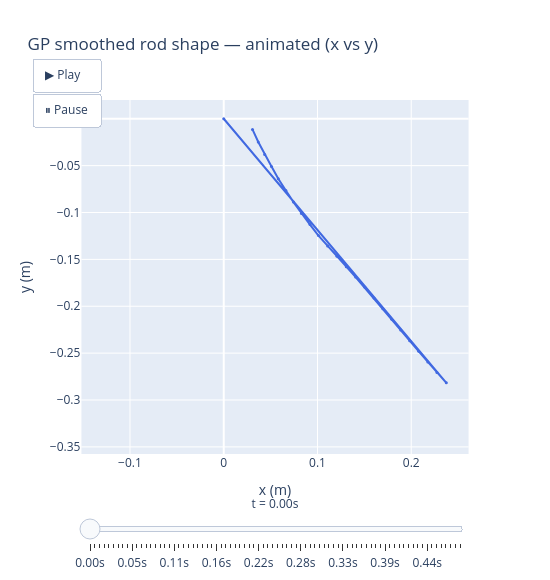
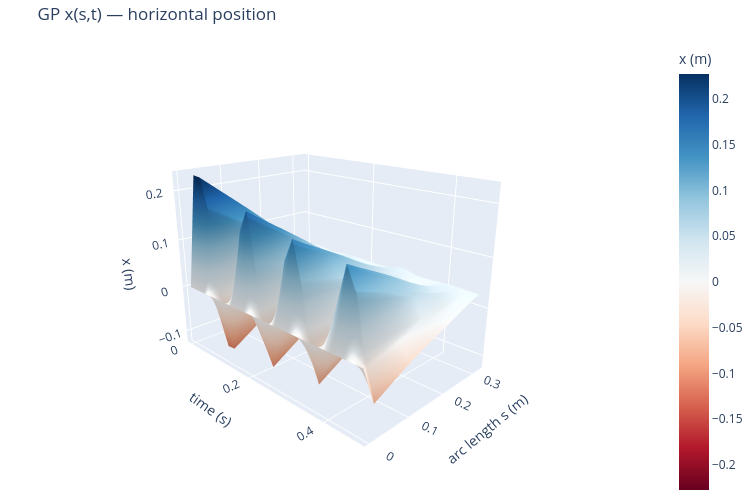
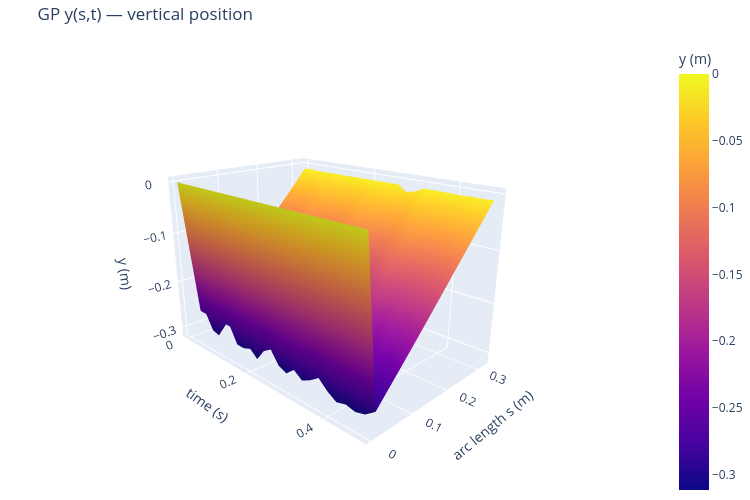

Notebook code cell kept with these figures, in order:
### Code cell
import plotly.graph_objects as go

# ── 1. Animated rod shape: physical x vs y at each frame ─────────────────
_anim_idx = np.linspace(0, n_frames - 1, 80, dtype=int)

print(f'Visualization summary:')
print(f'  Animation : {len(_anim_idx)} frames × {N_TRAIN_PTS} nodes = {len(_anim_idx)*N_TRAIN_PTS} points')

frames = []
for _i in _anim_idx:
    frames.append(go.Frame(
        data=[go.Scatter(x=x_gp_all[_i], y=y_gp_all[_i],
                         mode='lines+markers',
                         line=dict(color='royalblue', width=2),
                         marker=dict(size=3, color='royalblue'))],
        name=str(_i),
        layout=go.Layout(title_text=f'GP rod shape — t = {t_raw[_i]:.2f} s')
    ))

_x_range = [x_gp_all.min() * 1.1, x_gp_all.max() * 1.1]
_y_range = [y_gp_all.min() * 1.1, 0.02]

fig_anim = go.Figure(
    data=[go.Scatter(x=x_gp_all[0], y=y_gp_all[0],
                     mode='lines+markers',
                     line=dict(color='royalblue', width=2),
                     marker=dict(size=3))],
    layout=go.Layout(
        title='GP smoothed rod shape — animated (x vs y)',
        xaxis=dict(title='x (m)', range=_x_range, constrain='domain'),
        yaxis=dict(title='y (m)', range=_y_range, scaleanchor='x', scaleratio=1),
        updatemenus=[dict(
            type='buttons', showactive=False, y=1.12, x=0.05,
            buttons=[
                dict(label='▶ Play', method='animate',
                     args=[None, dict(frame=dict(duration=30, redraw=True),
                                      fromcurrent=True, mode='immediate')]),
                dict(label='⏸ Pause', method='animate',
                     args=[[None], dict(frame=dict(duration=0), mode='immediate')])
            ])],
        sliders=[dict(
            steps=[dict(args=[[f.name], dict(frame=dict(duration=0), mode='immediate')],
                        method='animate',
                        label=f'{t_raw[int(f.name)]:.2f}s') for f in frames],
            x=0.0, len=1.0, y=-0.05,
            currentvalue=dict(prefix='t = ', visible=True, xanchor='center'))],
        width=550, height=580
    ),
    frames=frames
)
fig_anim.show()

# ── 2. x(s,t) and y(s,t) surfaces with proper 1D axes ───────────────────
_stride    = 4
_fr        = np.arange(0, n_frames, _stride)
_node_step = 2
_nodes     = np.arange(0, N_TRAIN_PTS, _node_step)
_t_ax      = t_raw[_fr]                           # 1D (n_t,)
_s_ax      = np.linspace(0, L0, len(_nodes))      # 1D (n_s,)
_X         = x_gp_all[_fr, :][:, _nodes].T        # (n_s, n_t)
_Y         = y_gp_all[_fr, :][:, _nodes].T        # (n_s, n_t)

print(f'  x(s,t) surface: {len(_fr)} time pts (stride={_stride}) × '
      f'{len(_nodes)} spatial nodes (stride={_node_step}) = {_X.size} points')
print(f'  y(s,t) surface: same grid = {_Y.size} points')

for Z, cs, lbl, title in [
    (_X, 'RdBu',   'x (m)', 'GP x(s,t) — horizontal position'),
    (_Y, 'plasma', 'y (m)', 'GP y(s,t) — vertical position'),
]:
    kw = dict(cmid=0) if cs == 'RdBu' else {}
    fig = go.Figure(go.Surface(
        x=_t_ax, y=_s_ax, z=Z,
        colorscale=cs, colorbar=dict(title=lbl), **kw
    ))
    fig.update_layout(
        title=title,
        scene=dict(
            xaxis_title='time (s)',
            yaxis_title='arc length s (m)',
            zaxis_title=lbl,
            camera=dict(eye=dict(x=1.8, y=-1.8, z=0.9))
        ),
        width=750, height=500, margin=dict(l=0, r=0, t=40, b=0)
    )
    fig.show()

### Figure 1 — Plotly figure (JSON) as saved in the notebook; plotly's stock layout.template omitted (floating-point values rounded to 4 significant figures)
{"data": [{"line": {"color": "royalblue", "width": 2}, "marker": {"size": 3}, "mode": "lines+markers", "type": "scatter", "x": [0.0, 0.2374, 0.2274, 0.2177, 0.208, 0.1984, 0.1888, 0.1792, 0.1697, 0.1603, 0.1506, 0.1407, 0.1307, 0.1208, 0.1108, 0.1011, 0.09198, 0.08289, 0.07439, 0.06626, 0.05821, 0.05094, 0.04368, 0.03683, 0.03065], "y": [0.0, -0.2817, -0.2707, -0.2594, -0.2481, -0.2368, -0.2254, -0.214, -0.2026, -0.1911, -0.1799, -0.1688, -0.1578, -0.1468, -0.1358, -0.1246, -0.1128, -0.1011, -0.08891, -0.07647, -0.06399, -0.05103, -0.03806, -0.02481, -0.01133]}], "layout": {"height": 580, "sliders": [{"currentvalue": {"prefix": "t = ", "visible": true, "xanchor": "center"}, "len": 1, "steps": [{"args": [["0"], {"frame": {"duration": 0}, "mode": "immediate"}], "label": "0.00s", "method": "animate"}, {"args": [["1"], {"frame": {"duration": 0}, "mode": "immediate"}], "label": "0.01s", "method": "animate"}, {"args": [["2"], {"frame": {"duration": 0}, "mode": "immediate"}], "label": "0.01s", "method": "animate"}, {"args": [["3"], {"frame": {"duration": 0}, "mode": "immediate"}], "label": "0.02s", "method": "animate"}, {"args": [["4"], {"frame": {"duration": 0}, "mode": "immediate"}], "label": "0.02s", "method": "animate"}, {"args": [["6"], {"frame": {"duration": 0}, "mode": "immediate"}], "label": "0.03s", "method": "animate"}, {"args": [["7"], {"frame": {"duration": 0}, "mode": "immediate"}], "label": "0.04s", "method": "animate"}, {"args": [["8"], {"frame": {"duration": 0}, "mode": "immediate"}], "label": "0.04s", "method": "animate"}, {"args": [["9"], {"frame": {"duration": 0}, "mode": "immediate"}], "label": "0.05s", "method": "animate"}, {"args": [["10"], {"frame": {"duration": 0}, "mode": "immediate"}], "label": "0.05s", "method": "animate"}, {"args": [["12"], {"frame": {"duration": 0}, "mode": "immediate"}], "label": "0.06s", "method": "animate"}, {"args": [["13"], {"frame": {"duration": 0}, "mode": "immediate"}], "label": "0.07s", "method": "animate"}, {"args": [["14"], {"frame": {"duration": 0}, "mode": "immediate"}], "label": "0.07s", "method": "animate"}, {"args": [["15"], {"frame": {"duration": 0}, "mode": "immediate"}], "label": "0.08s", "method": "animate"}, {"args": [["16"], {"frame": {"duration": 0}, "mode": "immediate"}], "label": "0.08s", "method": "animate"}, {"args": [["18"], {"frame": {"duration": 0}, "mode": "immediate"}], "label": "0.09s", "method": "animate"}, {"args": [["19"], {"frame": {"duration": 0}, "mode": "immediate"}], "label": "0.10s", "method": "animate"}, {"args": [["20"], {"frame": {"duration": 0}, "mode": "immediate"}], "label": "0.10s", "method": "animate"}, {"args": [["21"], {"frame": {"duration": 0}, "mode": "immediate"}], "label": "0.11s", "method": "animate"}, {"args": [["22"], {"frame": {"duration": 0}, "mode": "immediate"}], "label": "0.11s", "method": "animate"}, {"args": [["24"], {"frame": {"duration": 0}, "mode": "immediate"}], "label": "0.12s", "method": "animate"}, {"args": [["25"], {"frame": {"duration": 0}, "mode": "immediate"}], "label": "0.13s", "method": "animate"}, {"args": [["26"], {"frame": {"duration": 0}, "mode": "immediate"}], "label": "0.13s", "method": "animate"}, {"args": [["27"], {"frame": {"duration": 0}, "mode": "immediate"}], "label": "0.14s", "method": "animate"}, {"args": [["28"], {"frame": {"duration": 0}, "mode": "immediate"}], "label": "0.14s", "method": "animate"}, {"args": [["30"], {"frame": {"duration": 0}, "mode": "immediate"}], "label": "0.15s", "method": "animate"}, {"args": [["31"], {"frame": {"duration": 0}, "mode": "immediate"}], "label": "0.16s", "method": "animate"}, {"args": [["32"], {"frame": {"duration": 0}, "mode": "immediate"}], "label": "0.16s", "method": "animate"}, {"args": [["33"], {"frame": {"duration": 0}, "mode": "immediate"}], "label": "0.17s", "method": "animate"}, {"args": [["34"], {"frame": {"duration": 0}, "mode": "immediate"}], "label": "0.18s", "method": "animate"}, {"args": [["36"], {"frame": {"duration": 0}, "mode": "immediate"}], "label": "0.19s", "method": "animate"}, {"args": [["37"], {"frame": {"duration": 0}, "mode": "immediate"}], "label": "0.19s", "method": "animate"}, {"args": [["38"], {"frame": {"duration": 0}, "mode": "immediate"}], "label": "0.20s", "method": "animate"}, {"args": [["39"], {"frame": {"duration": 0}, "mode": "immediate"}], "label": "0.20s", "method": "animate"}, {"args": [["40"], {"frame": {"duration": 0}, "mode": "immediate"}], "label": "0.21s", "method": "animate"}, {"args": [["42"], {"frame": {"duration": 0}, "mode": "immediate"}], "label": "0.22s", "method": "animate"}, {"args": [["43"], {"frame": {"duration": 0}, "mode": "immediate"}], "label": "0.22s", "method": "animate"}, {"args": [["44"], {"frame": {"duration": 0}, "mode": "immediate"}], "label": "0.23s", "method": "animate"}, {"args": [["45"], {"frame": {"duration": 0}, "mode": "immediate"}], "label": "0.23s", "method": "animate"}, {"args": [["46"], {"frame": {"duration": 0}, "mode": "immediate"}], "label": "0.24s", "method": "animate"}, {"args": [["48"], {"frame": {"duration": 0}, "mode": "immediate"}], "label": "0.25s", "method": "animate"}, {"args": [["49"], {"frame": {"duration": 0}, "mode": "immediate"}], "label": "0.25s", "method": "animate"}, {"args": [["50"], {"frame": {"duration": 0}, "mode": "immediate"}], "label": "0.26s", "method": "animate"}, {"args": [["51"], {"frame": {"duration": 0}, "mode": "immediate"}], "label": "0.26s", "method": "animate"}, {"args": [["52"], {"frame": {"duration": 0}, "mode": "immediate"}], "label": "0.27s", "method": "animate"}, {"args": [["54"], {"frame": {"duration": 0}, "mode": "immediate"}], "label": "0.28s", "method": "animate"}, {"args": [["55"], {"frame": {"duration": 0}, "mode": "immediate"}], "label": "0.28s", "method": "animate"}, {"args": [["56"], {"frame": {"duration": 0}, "mode": "immediate"}], "label": "0.29s", "method": "animate"}, {"args": [["57"], {"frame": {"duration": 0}, "mode": "immediate"}], "label": "0.29s", "method": "animate"}, {"args": [["58"], {"frame": {"duration": 0}, "mode": "immediate"}], "label": "0.30s", "method": "animate"}, {"args": [["60"], {"frame": {"duration": 0}, "mode": "immediate"}], "label": "0.31s", "method": "animate"}, {"args": [["61"], {"frame": {"duration": 0}, "mode": "immediate"}], "label": "0.31s", "method": "animate"}, {"args": [["62"], {"frame": {"duration": 0}, "mode": "immediate"}], "label": "0.32s", "method": "animate"}, {"args": [["63"], {"frame": {"duration": 0}, "mode": "immediate"}], "label": "0.32s", "method": "animate"}, {"args": [["64"], {"frame": {"duration": 0}, "mode": "immediate"}], "label": "0.33s", "method": "animate"}, {"args": [["66"], {"frame": {"duration": 0}, "mode": "immediate"}], "label": "0.34s", "method": "animate"}, {"args": [["67"], {"frame": {"duration": 0}, "mode": "immediate"}], "label": "0.35s", "method": "animate"}, {"args": [["68"], {"frame": {"duration": 0}, "mode": "immediate"}], "label": "0.35s", "method": "animate"}, {"args": [["69"], {"frame": {"duration": 0}, "mode": "immediate"}], "label": "0.36s", "method": "animate"}, {"args": [["70"], {"frame": {"duration": 0}, "mode": "immediate"}], "label": "0.36s", "method": "animate"}, {"args": [["72"], {"frame": {"duration": 0}, "mode": "immediate"}], "label": "0.37s", "method": "animate"}, {"args": [["73"], {"frame": {"duration": 0}, "mode": "immediate"}], "label": "0.38s", "method": "animate"}, {"args": [["74"], {"frame": {"duration": 0}, "mode": "immediate"}], "label": "0.38s", "method": "animate"}, {"args": [["75"], {"frame": {"duration": 0}, "mode": "immediate"}], "label": "0.39s", "method": "animate"}, {"args": [["76"], {"frame": {"duration": 0}, "mode": "immediate"}], "label": "0.39s", "method": "animate"}, {"args": [["78"], {"frame": {"duration": 0}, "mode": "immediate"}], "label": "0.40s", "method": "animate"}, {"args": [["79"], {"frame": {"duration": 0}, "mode": "immediate"}], "label": "0.41s", "method": "animate"}, {"args": [["80"], {"frame": {"duration": 0}, "mode": "immediate"}], "label": "0.41s", "method": "animate"}, {"args": [["81"], {"frame": {"duration": 0}, "mode": "immediate"}], "label": "0.42s", "method": "animate"}, {"args": [["82"], {"frame": {"duration": 0}, "mode": "immediate"}], "label": "0.42s", "method": "animate"}, {"args": [["84"], {"frame": {"duration": 0}, "mode": "immediate"}], "label": "0.43s", "method": "animate"}, {"args": [["85"], {"frame": {"duration": 0}, "mode": "immediate"}], "label": "0.44s", "method": "animate"}, {"args": [["86"], {"frame": {"duration": 0}, "mode": "immediate"}], "label": "0.44s", "method": "animate"}, {"args": [["87"], {"frame": {"duration": 0}, "mode": "immediate"}], "label": "0.45s", "method": "animate"}, {"args": [["88"], {"frame": {"duration": 0}, "mode": "immediate"}], "label": "0.45s", "method": "animate"}, {"args": [["90"], {"frame": {"duration": 0}, "mode": "immediate"}], "label": "0.46s", "method": "animate"}, {"args": [["91"], {"frame": {"duration": 0}, "mode": "immediate"}], "label": "0.47s", "method": "animate"}, {"args": [["92"], {"frame": {"duration": 0}, "mode": "immediate"}], "label": "0.47s", "method": "animate"}, {"args": [["93"], {"frame": {"duration": 0}, "mode": "immediate"}], "label": "0.48s", "method": "animate"}, {"args": [["95"], {"frame": {"duration": 0}, "mode": "immediate"}], "label": "0.49s", "method": "animate"}], "x": 0, "y": -0.05}], "title": {"text": "GP smoothed rod shape — animated (x vs y)"}, "updatemenus": [{"buttons": [{"args": [null, {"frame": {"duration": 30, "redraw": true}, "fromcurrent": true, "mode": "immediate"}], "label": "▶ Play", "method": "animate"}, {"args": [[null], {"frame": {"duration": 0}, "mode": "immediate"}], "label": "⏸ Pause", "method": "animate"}], "showactive": false, "type": "buttons", "x": 0.05, "y": 1.12}], "width": 550, "xaxis": {"constrain": "domain", "range": [-0.1518, 0.2612], "title": {"text": "x (m)"}}, "yaxis": {"range": [-0.3576, 0.02], "scaleanchor": "x", "scaleratio": 1, "title": {"text": "y (m)"}}}}

### Figure 2 — Plotly figure (JSON) as saved in the notebook; plotly's stock layout.template omitted (floating-point values rounded to 4 significant figures; data arrays with more than 128 entries replaced by an {"elided": "..."} marker saying what was removed)
{"data": [{"cmid": 0, "colorbar": {"title": {"text": "x (m)"}}, "colorscale": [[0, "rgb(103,0,31)"], [0.1, "rgb(178,24,43)"], [0.2, "rgb(214,96,77)"], [0.3, "rgb(244,165,130)"], [0.4, "rgb(253,219,199)"], [0.5, "rgb(247,247,247)"], [0.6, "rgb(209,229,240)"], [0.7, "rgb(146,197,222)"], [0.8, "rgb(67,147,195)"], [0.9, "rgb(33,102,172)"], [1, "rgb(5,48,97)"]], "type": "surface", "x": [0.0, 0.02062, 0.04124, 0.06186, 0.08247, 0.1031, 0.1237, 0.1443, 0.1649, 0.1856, 0.2062, 0.2268, 0.2474, 0.268, 0.2887, 0.3093, 0.3299, 0.3505, 0.3711, 0.3918, 0.4124, 0.433, 0.4536, 0.4742], "y": [0.0, 0.02708, 0.05417, 0.08125, 0.1083, 0.1354, 0.1625, 0.1896, 0.2167, 0.2438, 0.2708, 0.2979, 0.325], "z": {"elided": "13x24 float values"}}], "layout": {"height": 500, "margin": {"b": 0, "l": 0, "r": 0, "t": 40}, "scene": {"camera": {"eye": {"x": 1.8, "y": -1.8, "z": 0.9}}, "xaxis": {"title": {"text": "time (s)"}}, "yaxis": {"title": {"text": "arc length s (m)"}}, "zaxis": {"title": {"text": "x (m)"}}}, "title": {"text": "GP x(s,t) — horizontal position"}, "width": 750}}

### Figure 3 — Plotly figure (JSON) as saved in the notebook; plotly's stock layout.template omitted (floating-point values rounded to 4 significant figures; data arrays with more than 128 entries replaced by an {"elided": "..."} marker saying what was removed)
{"data": [{"colorbar": {"title": {"text": "y (m)"}}, "colorscale": [[0, "#0d0887"], [0.1111, "#46039f"], [0.2222, "#7201a8"], [0.3333, "#9c179e"], [0.4444, "#bd3786"], [0.5556, "#d8576b"], [0.6667, "#ed7953"], [0.7778, "#fb9f3a"], [0.8889, "#fdca26"], [1, "#f0f921"]], "type": "surface", "x": [0.0, 0.02062, 0.04124, 0.06186, 0.08247, 0.1031, 0.1237, 0.1443, 0.1649, 0.1856, 0.2062, 0.2268, 0.2474, 0.268, 0.2887, 0.3093, 0.3299, 0.3505, 0.3711, 0.3918, 0.4124, 0.433, 0.4536, 0.4742], "y": [0.0, 0.02708, 0.05417, 0.08125, 0.1083, 0.1354, 0.1625, 0.1896, 0.2167, 0.2438, 0.2708, 0.2979, 0.325], "z": {"elided": "13x24 float values"}}], "layout": {"height": 500, "margin": {"b": 0, "l": 0, "r": 0, "t": 40}, "scene": {"camera": {"eye": {"x": 1.8, "y": -1.8, "z": 0.9}}, "xaxis": {"title": {"text": "time (s)"}}, "yaxis": {"title": {"text": "arc length s (m)"}}, "zaxis": {"title": {"text": "y (m)"}}}, "title": {"text": "GP y(s,t) — vertical position"}, "width": 750}}
